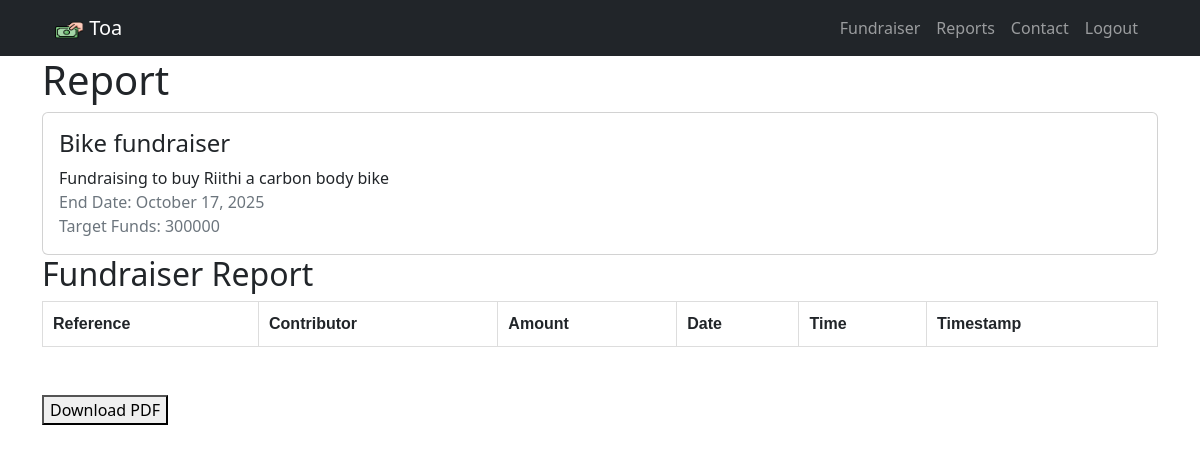
The page /report/3/page/1 (signed in) on the database as committed earlier.
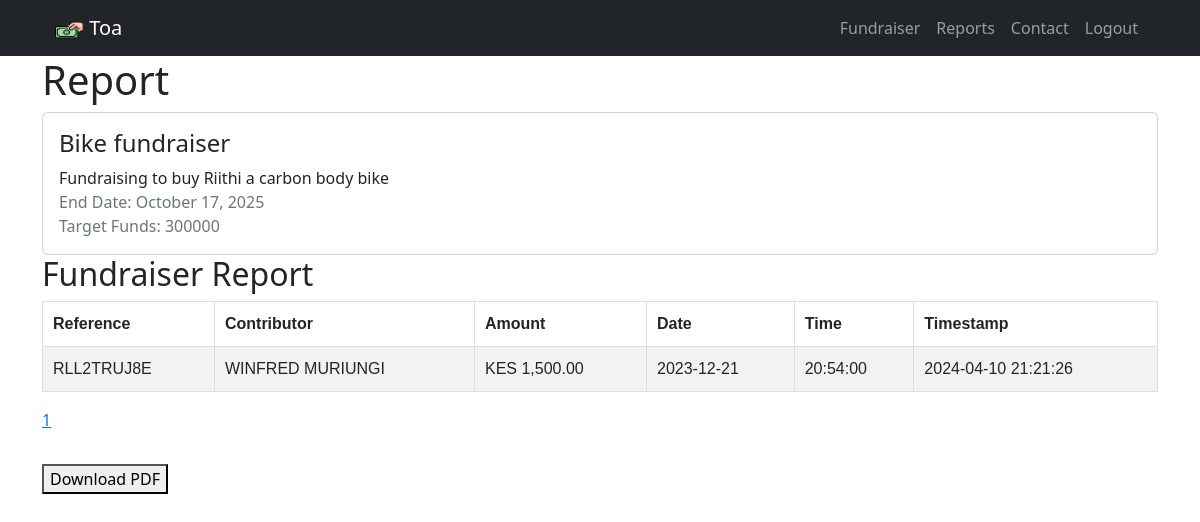
The same page on the database as committed later.
### models.py (models this page shows, shortened)
class Fundraiser(db.Model):
    id = db.Column(db.Integer, primary_key=True)
    user_id = db.Column(db.Integer, db.ForeignKey('user.id'), nullable=False)
    name = db.Column(db.String, nullable=False)
    description = db.Column(db.String)
    end_date = db.Column(db.DateTime, nullable=False)
    target_funds = db.Column(db.Integer, nullable=False)
    user = db.relationship('User', backref=db.backref('fundraisers', lazy=True))

class Contribution(db.Model):
    __tablename__ = 'contributions'
    contribution_id = db.Column(db.Integer, primary_key=True, autoincrement=True)
    fundraiser_id = db.Column(db.Integer, db.ForeignKey('fundraiser.id'), nullable=False)
    contribution_reference = db.Column(db.Text, nullable=False)
    contributor_name = db.Column(db.Text, nullable=False)
    phone_number = db.Column(db.Text, nullable=False)
    amount = db.Column(db.DECIMAL, nullable=False)
    contribution_date = db.Column(db.Date, nullable=False)
    contribution_time = db.Column(db.Time, nullable=False)
    timestamp = db.Column(db.DateTime(timezone=True), server_default=func.now())
    fundraiser = db.relationship('Fundraiser', backref='contributions')
    def to_dict(self):
        return {
            'contribution_reference': self.contribution_reference,
            'contributor_name': self.contributor_name,
            'phone_number': self.phone_number,
            'amount': self.amount,
            'contribution_time': self.contribution_time.strftime("%H:%M:%S"),  # Convert time to string
            'timestamp': self.timestamp.strftime("%Y-%m-%d %H:%M:%S"),  # Convert timestamp to string
            'contribution_date': self.contribution_date.strftime("%Y-%m-%d"),  # Convert date to string
        }

### app.py (the view)
@app.route("/report/<int:fundraiser_id>/page/<int:page_number>")
@login_required
def report(fundraiser_id, page_number):
    try:
        if fundraiser_id == 0:
            return redirect(
                url_for("fundraiser")
            )  # Call create_fundraiser() when fundraiser_id is 0
        fundraiser = Fundraiser.query.get_or_404(fundraiser_id)
        per_page = 10
        start = (page_number - 1) * per_page
        contributions = Contribution.query.filter_by(fundraiser_id=fundraiser_id)
        results = contributions.limit(per_page).offset(start).all()
        contributions_dicts = [contribution.to_dict() for contribution in results]
        total_contributions = contributions.count()
        total_pages = math.ceil(total_contributions / per_page)
        return render_template(
            "report.html",
            fundraiser=fundraiser,
            contributions=contributions_dicts,
            total_pages=total_pages,
            current_page=page_number,
        )
    except Exception as e:
        app.logger.error(f"Error generating report: {str(e)}")
        return error(
            "An error occurred while generating the report. Please try again later.",
            500,
        )

### app.py (called while the page is built)
@app.template_filter("currency_format")
def currency_format(value):
    formatted_value = f"KES {value:,.2f}"  # Format as KES with thousands separator and 2 decimal places
    return formatted_value

### models.py (called while the page is built)
def login_required(func):
    @wraps(func)
    def decorated_function(*args, **kwargs):
        if 'user_id' not in session:
            return redirect(url_for('login'))
        g.user = User.query.get(session['user_id'])  # Retrieve user information
        return func(*args, **kwargs)
    return decorated_function

### templates/report.html (shortened to what this page needs)
{% extends "layout.html" %}
{% block content %}
<div class="container">
    <h1>Report</h1>
  <div class="card">
    <div class="card-body">
      <h4 class="card-title">{{ fundraiser.name }}</h4>
      <p class="card-text">{{ fundraiser.description }}</p>
      <p class="text-muted">
        End Date: {{ fundraiser.end_date.strftime("%B %d, %Y") }}<br>
        Target Funds: {{ fundraiser.target_funds }}
      </p>
    </div>
  </div>
  <h2>Fundraiser Report</h2>
  <table id="contributions-table" class="table table-bordered table-striped">
  <thead>
    <tr>
      <th>Reference</th>
      <th>Contributor</th>
      <th>Amount</th>
      <th>Date</th>
      <th>Time</th>
      <th>Timestamp</th>
    </tr>
  </thead>
  <tbody>
    {% for contribution in contributions %}  <tr>
        <td>{{ contribution.contribution_reference }}</td>
        <td>{{ contribution.contributor_name }}</td>
        <td>{{ contribution.amount|currency_format }}</td>
        <td>{{ contribution.contribution_date }}</td>
        <td>{{ contribution.contribution_time }}</td>
        <td>{{ contribution.timestamp }}</td>
      </tr>
    {% endfor %}
  </tbody>
</table>
  <nav aria-label="Page navigation">
    <ul class="pagination">
      {% for page in range(1, total_pages + 1) %}
  {% if page == current_page %}
    <li class="active"><a href="#">{{ page }}</a></li>
  {% else %}
    <li><a href="{{ url_for('report', page=page) }}">{{ page }}</a></li>
  {% endif %}
{% endfor %}
    </ul>
  </nav>
  <button id="download-pdf">Download PDF</button>
  <pre id="contributions-data" style="display: none;">{{ contributions|tojson }}</pre>  </div>
{% endblock %}

### templates/layout.html (shortened to what this page needs)
{% macro navbar() %}
<nav class="navbar navbar-expand-lg navbar-dark bg-dark fixed-top" id="mainNav">
  <div class="container px-4">
    <a class="navbar-brand" href="{{ url_for('index') }}">
      <img src="{{ url_for('static', filename='assets/favicon.ico') }}" alt="Logo" width="30" height="24">
      Toa
    </a>
      {% if session.user_id %}
    <div class="collapse navbar-collapse" id="navbarNav">
      <ul class="navbar-nav ms-auto">
        <li class="nav-item"><a class="nav-link" href="/fundraiser">Fundraiser</a></li>
        <li class="nav-item"><a class="nav-link" href="{{ url_for('report_index') }}">Reports</a></li>
          <li class="nav-item"><a class="nav-link" href="#contact">Contact</a></li>
        <li class="nav-item"><a class="nav-link" href="/logout">Logout</a></li>
      </ul>
    </div>
      {% endif %}
  </div>
</nav>
{% endmacro %}
<!DOCTYPE html>
<html lang="en">
<head>
  <link rel="stylesheet" href="{{ url_for('static', filename='css/styles.css') }}">
  <link href="https://cdnjs.cloudflare.com/ajax/libs/toastr.js/latest/toastr.min.css" rel="stylesheet">
</head>
<body>
  {{ navbar() }}
<div class="content-wrapper">
  <main>
    {% block content %}{% endblock %}
  </main>
</div>
</body>
</html>

Rows that differ between the two databases and show on the page:
added Contribution: contribution_reference "RLL2TRUJ8E", contributor_name "WINFRED MURIUNGI", amount "KES 1,500.00", contribution_date "2023-12-21", contribution_time "20:54:00", timestamp "2024-04-10 21:21:26"
Other text that changed with them:
new list line: "1"
